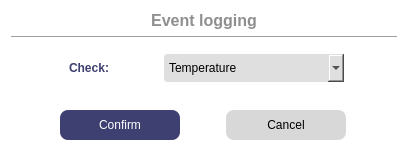
<?xml version="1.0" encoding="UTF-8"?>
<ui version="4.0">
 <class>WSetupLoggingCheck</class>
 <widget class="QDialog" name="WSetupLoggingCheck">
  <property name="geometry">
   <rect>
    <x>0</x>
    <y>0</y>
    <width>408</width>
    <height>160</height>
   </rect>
  </property>
  <property name="windowTitle">
   <string>Log data period configuration</string>
  </property>
  <property name="styleSheet">
   <string notr="true">#WSetupLoggingCheck {
 background-color:white;
 border-radius: 5px;
}
#label{
 color: #3E4072;
 font-weight: 800;
}
#buttonBox{
 background-color: #3E4072;
}
#label_Title{
 color: #8F8F8F;
 font-weight: 600;
}
QComboBox {
 background-color:#DFDFDF;
 border-radius: 3px;
 color: black;
}
#pushButton_Confirm,
#pushButton_Cancel {
 border: none;
 border-radius: 8px;
}
#pushButton_Confirm {
 color: white;
 background-color: #3E4072;
}
#pushButton_Confirm:hover {
 color: white;
 background-color: #595D89;
}
#pushButton_Cancel {
 background-color: #D8D8D8;
}
#pushButton_Cancel:hover {
 background-color: #ACACAC;
}</string>
  </property>
  <layout class="QVBoxLayout" name="verticalLayout">
   <item>
    <widget class="QLabel" name="label_Title">
     <property name="font">
      <font>
       <pointsize>12</pointsize>
       <fontweight>DemiBold</fontweight>
      </font>
     </property>
     <property name="text">
      <string>Event logging</string>
     </property>
     <property name="alignment">
      <set>Qt::AlignCenter</set>
     </property>
    </widget>
   </item>
   <item>
    <widget class="Line" name="line">
     <property name="orientation">
      <enum>Qt::Horizontal</enum>
     </property>
    </widget>
   </item>
   <item>
    <widget class="QWidget" name="widget" native="true">
     <layout class="QGridLayout" name="gridLayout" columnstretch="1,0">
      <item row="0" column="0">
       <widget class="QLabel" name="label">
        <property name="maximumSize">
         <size>
          <width>50</width>
          <height>16777215</height>
         </size>
        </property>
        <property name="text">
         <string>Check:</string>
        </property>
        <property name="alignment">
         <set>Qt::AlignCenter</set>
        </property>
       </widget>
      </item>
      <item row="0" column="1">
       <widget class="QComboBox" name="comboBox_SetupLoggingCheck">
        <property name="minimumSize">
         <size>
          <width>180</width>
          <height>28</height>
         </size>
        </property>
        <property name="maximumSize">
         <size>
          <width>180</width>
          <height>16777215</height>
         </size>
        </property>
        <item>
         <property name="text">
          <string>Temperature</string>
         </property>
        </item>
        <item>
         <property name="text">
          <string>Depth</string>
         </property>
        </item>
        <item>
         <property name="text">
          <string>pH</string>
         </property>
        </item>
        <item>
         <property name="text">
          <string>ORP</string>
         </property>
        </item>
        <item>
         <property name="text">
          <string>EC</string>
         </property>
        </item>
        <item>
         <property name="text">
          <string>DO</string>
         </property>
        </item>
        <item>
         <property name="text">
          <string>AUX1</string>
         </property>
        </item>
        <item>
         <property name="text">
          <string>AUX2</string>
         </property>
        </item>
        <item>
         <property name="text">
          <string>AUX3</string>
         </property>
        </item>
        <item>
         <property name="text">
          <string>AUX4</string>
         </property>
        </item>
        <item>
         <property name="text">
          <string>AUX5</string>
         </property>
        </item>
        <item>
         <property name="text">
          <string>AUX6</string>
         </property>
        </item>
       </widget>
      </item>
     </layout>
    </widget>
   </item>
   <item>
    <spacer name="verticalSpacer">
     <property name="orientation">
      <enum>Qt::Vertical</enum>
     </property>
     <property name="sizeHint" stdset="0">
      <size>
       <width>20</width>
       <height>40</height>
      </size>
     </property>
    </spacer>
   </item>
   <item>
    <widget class="QWidget" name="widget_4" native="true">
     <layout class="QHBoxLayout" name="horizontalLayout">
      <item>
       <widget class="QPushButton" name="pushButton_Confirm">
        <property name="minimumSize">
         <size>
          <width>0</width>
          <height>30</height>
         </size>
        </property>
        <property name="maximumSize">
         <size>
          <width>120</width>
          <height>16777215</height>
         </size>
        </property>
        <property name="text">
         <string>Confirm</string>
        </property>
       </widget>
      </item>
      <item>
       <widget class="QPushButton" name="pushButton_Cancel">
        <property name="minimumSize">
         <size>
          <width>120</width>
          <height>30</height>
         </size>
        </property>
        <property name="maximumSize">
         <size>
          <width>120</width>
          <height>16777215</height>
         </size>
        </property>
        <property name="text">
         <string>Cancel</string>
        </property>
       </widget>
      </item>
     </layout>
    </widget>
   </item>
  </layout>
 </widget>
 <resources/>
 <connections>
  <connection>
   <sender>pushButton_Cancel</sender>
   <signal>clicked()</signal>
   <receiver>WSetupLoggingCheck</receiver>
   <slot>reject()</slot>
   <hints>
    <hint type="sourcelabel">
     <x>318</x>
     <y>131</y>
    </hint>
    <hint type="destinationlabel">
     <x>307</x>
     <y>248</y>
    </hint>
   </hints>
  </connection>
  <connection>
   <sender>pushButton_Confirm</sender>
   <signal>clicked()</signal>
   <receiver>WSetupLoggingCheck</receiver>
   <slot>accept()</slot>
   <hints>
    <hint type="sourcelabel">
     <x>163</x>
     <y>124</y>
    </hint>
    <hint type="destinationlabel">
     <x>140</x>
     <y>207</y>
    </hint>
   </hints>
  </connection>
 </connections>
</ui>
